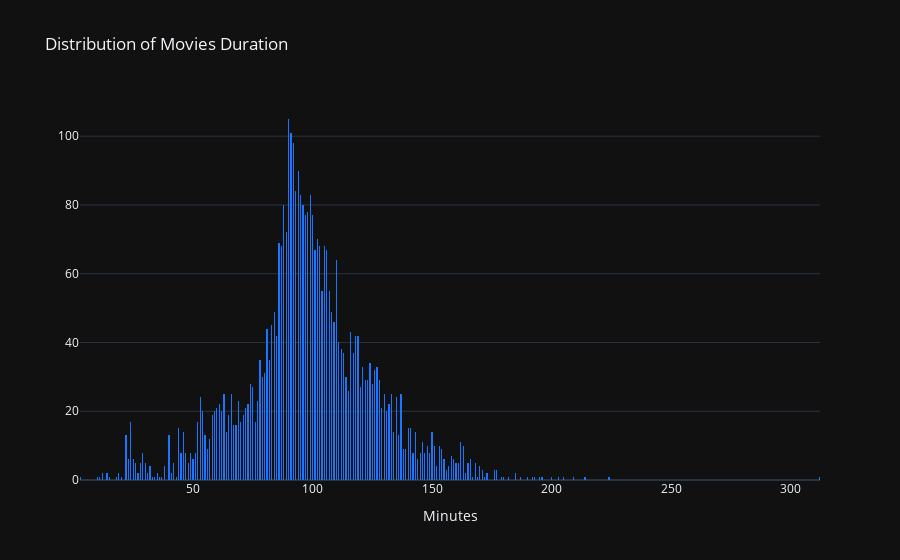

Notebook code for this chart:
### Markdown cell above
Above plot is show deduce that <font color="red">Netflix</font> start realeasing more content from 2000 and It is showing inceasing trend over the year in the TV show as well as in the movies. These are rough estimates based on a list published by Netflix of more than 850 titles that are streamed exclusively on Netflix, including originals and first-run titles that the company syndicates and premieres in some of its markets, as of Dec. 31, 2018. Netflix also released more than 10,100 minutes of original documentaries, about 8,500 minutes of movies, 4,800 minutes of kids programming, and 3,600 minutes of stand-up comedy.

### Code cell
trace = go.Histogram(
                     x = df['duration'],
                     xbins=dict(size=0.5),
                     marker = dict(color = 'rgb(26, 118, 255)'))
layout = go.Layout(template= "plotly_dark", title = 'Distribution of Movies Duration', xaxis = dict(title = 'Minutes'))
fig = go.Figure(data = [trace], layout = layout)
fig.show()

### Figure 1 — Plotly figure (JSON) as saved in the notebook; plotly's stock layout.template omitted (floating-point values rounded to 4 significant figures; data arrays with more than 128 entries replaced by an {"elided": "..."} marker saying what was removed)
{"data": [{"marker": {"color": "rgb(26, 118, 255)"}, "type": "histogram", "x": {"elided": "5837 str values"}, "xbins": {"size": 0.5}}], "layout": {"title": {"text": "Distribution of Movies Duration"}, "xaxis": {"title": {"text": "Minutes"}}}}
